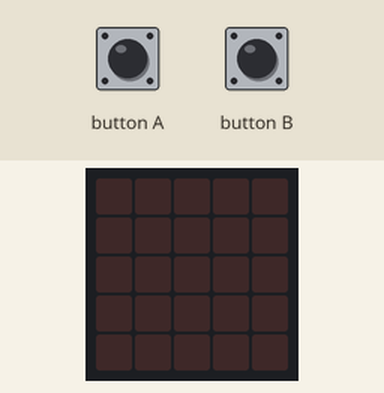
Recording of a program running on a simulated BBC micro:bit (MakeCode). Shown: the board's 5×5 LED display. The test bench sets the inputs (shaded band).

Above: at 1.2 s.
1.3 s: button A pressed for 0.15 s
At 2.1 s:
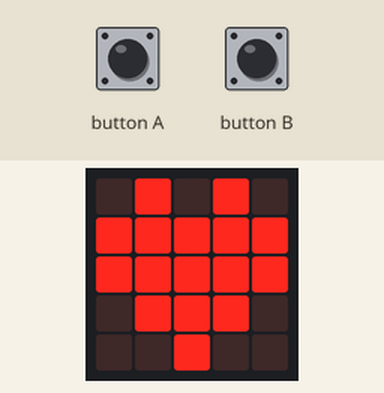
2.9 s: button B pressed for 0.15 s
At 4.5 s:
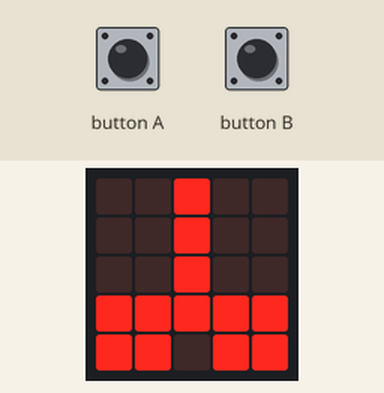
Timing chart, 0 to 6.0 s (numbered marks = the images above; inputs shaded):
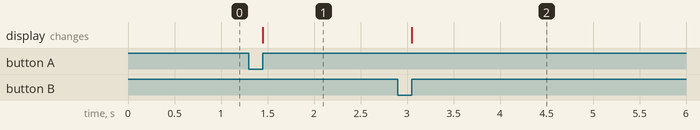

Measured:
- after the input at 1.3 s, the display: changes after 0.15 s (image 1)
- after the input at 2.9 s, the display: changes after 0.15 s (image 2)

The program:

main.ts
```typescript
input.onButtonPressed(Button.A, function () {
    basic.showIcon(IconNames.Heart)
})
input.onButtonPressed(Button.B, function () {
    basic.showLeds(`
        . . # . .
        . . # . .
        . . # . .
        # # # # #
        # # . # #
        `)
})
basic.forever(function () {

})
```

test.ts
```typescript
// aquí va el archivo "tests"; esto no se compilará cuando este paquete se utilice como una extensión.
```
